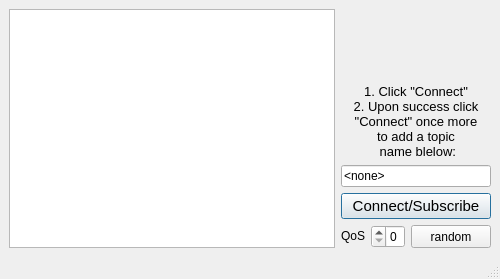
<?xml version="1.0" encoding="UTF-8"?>
<ui version="4.0">
 <class>AWindow</class>
 <widget class="QMainWindow" name="AWindow">
  <property name="geometry">
   <rect>
    <x>0</x>
    <y>0</y>
    <width>500</width>
    <height>279</height>
   </rect>
  </property>
  <property name="windowTitle">
   <string>AHWW</string>
  </property>
  <widget class="QWidget" name="centralwidget">
   <property name="layoutDirection">
    <enum>Qt::RightToLeft</enum>
   </property>
   <layout class="QVBoxLayout" name="verticalLayout">
    <item>
     <layout class="QHBoxLayout" name="horizontalLayout_2">
      <item>
       <layout class="QHBoxLayout" name="horizontalLayout">
        <item>
         <layout class="QVBoxLayout" name="verticalLayout_2">
          <item>
           <spacer name="verticalSpacer">
            <property name="orientation">
             <enum>Qt::Vertical</enum>
            </property>
            <property name="sizeHint" stdset="0">
             <size>
              <width>20</width>
              <height>40</height>
             </size>
            </property>
           </spacer>
          </item>
          <item>
           <widget class="QLabel" name="label">
            <property name="sizePolicy">
             <sizepolicy hsizetype="Minimum" vsizetype="Preferred">
              <horstretch>0</horstretch>
              <verstretch>0</verstretch>
             </sizepolicy>
            </property>
            <property name="font">
             <font>
              <pointsize>10</pointsize>
             </font>
            </property>
            <property name="text">
             <string>1. Click &quot;Connect&quot;
2. Upon success click
&quot;Connect&quot; once more
to add a topic
 name blelow:</string>
            </property>
            <property name="textFormat">
             <enum>Qt::PlainText</enum>
            </property>
            <property name="alignment">
             <set>Qt::AlignCenter</set>
            </property>
           </widget>
          </item>
          <item>
           <widget class="QLineEdit" name="lineEdit">
            <property name="sizePolicy">
             <sizepolicy hsizetype="Minimum" vsizetype="Fixed">
              <horstretch>0</horstretch>
              <verstretch>0</verstretch>
             </sizepolicy>
            </property>
            <property name="text">
             <string>&lt;none&gt;</string>
            </property>
           </widget>
          </item>
          <item>
           <widget class="QPushButton" name="DoItButton">
            <property name="font">
             <font>
              <pointsize>11</pointsize>
             </font>
            </property>
            <property name="layoutDirection">
             <enum>Qt::RightToLeft</enum>
            </property>
            <property name="autoFillBackground">
             <bool>false</bool>
            </property>
            <property name="text">
             <string>Connect/Subscribe</string>
            </property>
            <property name="default">
             <bool>true</bool>
            </property>
           </widget>
          </item>
          <item>
           <layout class="QHBoxLayout" name="horizontalLayout_3">
            <item>
             <widget class="QPushButton" name="quick2windowsButton">
              <property name="sizePolicy">
               <sizepolicy hsizetype="Minimum" vsizetype="Minimum">
                <horstretch>0</horstretch>
                <verstretch>0</verstretch>
               </sizepolicy>
              </property>
              <property name="text">
               <string>random</string>
              </property>
             </widget>
            </item>
            <item>
             <widget class="QSpinBox" name="spinBoxQoS">
              <property name="sizePolicy">
               <sizepolicy hsizetype="Fixed" vsizetype="Maximum">
                <horstretch>0</horstretch>
                <verstretch>0</verstretch>
               </sizepolicy>
              </property>
              <property name="maximum">
               <number>5</number>
              </property>
             </widget>
            </item>
            <item>
             <widget class="QLabel" name="label_2">
              <property name="sizePolicy">
               <sizepolicy hsizetype="Maximum" vsizetype="Maximum">
                <horstretch>0</horstretch>
                <verstretch>0</verstretch>
               </sizepolicy>
              </property>
              <property name="text">
               <string>QoS</string>
              </property>
             </widget>
            </item>
           </layout>
          </item>
         </layout>
        </item>
        <item>
         <widget class="QPlainTextEdit" name="LogEdit">
          <property name="font">
           <font>
            <pointsize>10</pointsize>
            <weight>75</weight>
            <bold>true</bold>
           </font>
          </property>
         </widget>
        </item>
       </layout>
      </item>
     </layout>
    </item>
   </layout>
  </widget>
  <widget class="QMenuBar" name="menubar">
   <property name="geometry">
    <rect>
     <x>0</x>
     <y>0</y>
     <width>500</width>
     <height>25</height>
    </rect>
   </property>
  </widget>
  <widget class="QStatusBar" name="statusbar"/>
  <action name="actionOnConnect">
   <property name="text">
    <string>OnConnect</string>
   </property>
  </action>
 </widget>
 <resources/>
 <connections/>
</ui>
